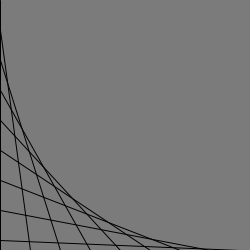
Frame 1 (no input)
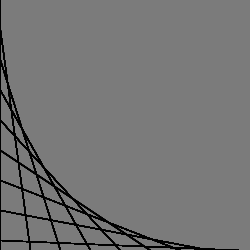
Frame 60 (the mouse pressed at the canvas centre just before this capture)
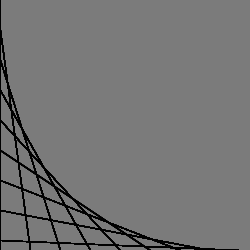
Frame 120 (the mouse held since frame 60 and released just before this capture)

The Processing sketch that drew these frames (run headless with seeded random() and noise(); from frame 60 on, the mouse is pressed at the canvas centre):

// Processing sketch: processing_92870
// ── processing_92870.pde

void setup() {  //setup function called initially, only once
  size(250, 250);
  background(123);  //set background white
}

void draw() {  //draw function loops 
for (int y = 0; y < height; y = y+30){
stroke(.5);
line(0,y,y,height);
}
}
